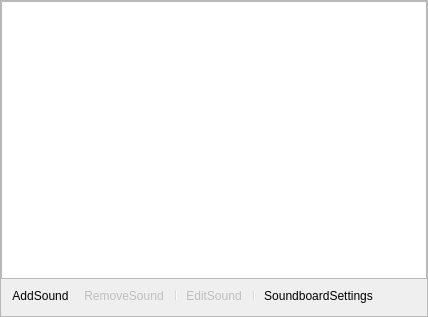
<?xml version="1.0" encoding="UTF-8"?>
<ui version="4.0">
 <class>Soundboard</class>
 <widget class="QWidget" name="Soundboard">
  <property name="geometry">
   <rect>
    <x>0</x>
    <y>0</y>
    <width>428</width>
    <height>317</height>
   </rect>
  </property>
  <property name="acceptDrops">
   <bool>true</bool>
  </property>
  <property name="windowTitle">
   <string>Soundboard</string>
  </property>
  <layout class="QGridLayout" name="gridLayout">
   <property name="leftMargin">
    <number>0</number>
   </property>
   <property name="topMargin">
    <number>0</number>
   </property>
   <property name="rightMargin">
    <number>0</number>
   </property>
   <property name="bottomMargin">
    <number>0</number>
   </property>
   <property name="spacing">
    <number>0</number>
   </property>
   <item row="0" column="0">
    <widget class="QFrame" name="frame">
     <property name="frameShape">
      <enum>QFrame::Shape::StyledPanel</enum>
     </property>
     <property name="frameShadow">
      <enum>QFrame::Shadow::Sunken</enum>
     </property>
     <layout class="QVBoxLayout" name="verticalLayout">
      <property name="spacing">
       <number>2</number>
      </property>
      <property name="leftMargin">
       <number>0</number>
      </property>
      <property name="topMargin">
       <number>0</number>
      </property>
      <property name="rightMargin">
       <number>0</number>
      </property>
      <property name="bottomMargin">
       <number>4</number>
      </property>
      <item>
       <widget class="SceneTree" name="list">
        <property name="contextMenuPolicy">
         <enum>Qt::ContextMenuPolicy::CustomContextMenu</enum>
        </property>
        <property name="horizontalScrollBarPolicy">
         <enum>Qt::ScrollBarPolicy::ScrollBarAlwaysOff</enum>
        </property>
       </widget>
      </item>
      <item>
       <widget class="QToolBar" name="toolbar">
        <property name="styleSheet">
         <string notr="true">QToolBar { background: transparent; }</string>
        </property>
        <property name="movable">
         <bool>false</bool>
        </property>
        <property name="iconSize">
         <size>
          <width>16</width>
          <height>16</height>
         </size>
        </property>
        <property name="floatable">
         <bool>false</bool>
        </property>
        <addaction name="actionAdd"/>
        <addaction name="actionRemove"/>
        <addaction name="separator"/>
        <addaction name="actionEdit"/>
        <addaction name="separator"/>
        <addaction name="actionSettings"/>
       </widget>
      </item>
      <item>
       <widget class="MediaControls" name="mediaControls" native="true"/>
      </item>
     </layout>
    </widget>
   </item>
  </layout>
  <action name="actionAdd">
   <property name="icon">
    <iconset>
     <normaloff>:/res/images/plus.svg</normaloff>:/res/images/plus.svg</iconset>
   </property>
   <property name="text">
    <string>AddSound</string>
   </property>
   <property name="iconVisibleInMenu">
    <bool>false</bool>
   </property>
   <property name="class" stdset="0">
    <string>icon-plus</string>
   </property>
  </action>
  <action name="actionRemove">
   <property name="enabled">
    <bool>false</bool>
   </property>
   <property name="icon">
    <iconset>
     <normaloff>:/res/images/minus.svg</normaloff>:/res/images/minus.svg</iconset>
   </property>
   <property name="text">
    <string>RemoveSound</string>
   </property>
   <property name="iconVisibleInMenu">
    <bool>false</bool>
   </property>
   <property name="class" stdset="0">
    <string>icon-minus</string>
   </property>
  </action>
  <action name="actionEdit">
   <property name="enabled">
    <bool>false</bool>
   </property>
   <property name="icon">
    <iconset>
     <normaloff>:/settings/images/settings/general.svg</normaloff>:/settings/images/settings/general.svg</iconset>
   </property>
   <property name="text">
    <string>EditSound</string>
   </property>
   <property name="iconVisibleInMenu">
    <bool>false</bool>
   </property>
   <property name="class" stdset="0">
    <string>icon-gear</string>
   </property>
  </action>
  <action name="actionDuplicate">
   <property name="text">
    <string>Duplicate</string>
   </property>
  </action>
  <action name="actionSettings">
   <property name="icon">
    <iconset>
     <normaloff>:/settings/images/settings/general.svg</normaloff>:/settings/images/settings/general.svg</iconset>
   </property>
   <property name="text">
    <string>SoundboardSettings</string>
   </property>
   <property name="toolTip">
    <string>SoundboardSettings</string>
   </property>
   <property name="iconVisibleInMenu">
    <bool>false</bool>
   </property>
   <property name="class" stdset="0">
    <string>icon-gear</string>
   </property>
  </action>
 </widget>
 <customwidgets>
  <customwidget>
   <class>SceneTree</class>
   <extends>QListWidget</extends>
   <header>components/SceneTree.hpp</header>
  </customwidget>
  <customwidget>
   <class>MediaControls</class>
   <extends>QWidget</extends>
   <header>components/MediaControls.hpp</header>
   <container>1</container>
  </customwidget>
 </customwidgets>
 <resources>
  <include location="obs.qrc"/>
 </resources>
 <connections/>
</ui>
